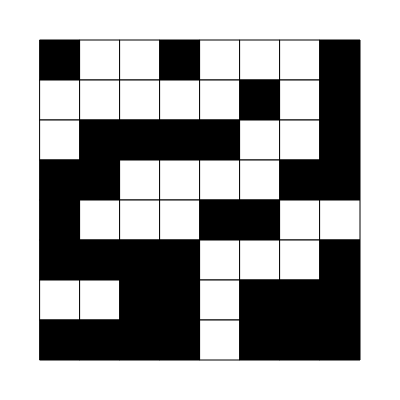
Frame 1 (no input)
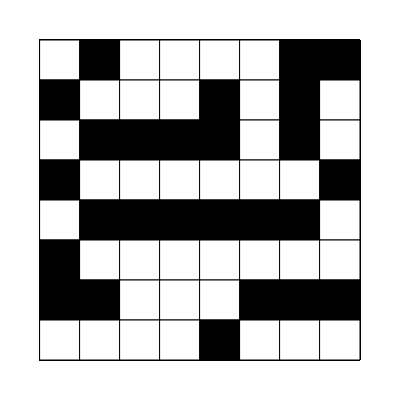
Frame 60 (no input)
Frame 120 (the mouse pressed at the canvas centre since frame 60): identical to frame 60, image omitted

The p5.js sketch that drew these frames (run headless with seeded random() and noise() and a simulated clock; from frame 60 on, the mouse is pressed at the canvas centre):

// p5.js sketch
// ── sketch.js
let w = 40;
let width = 400; 
let height = 400;
let cols = width / w;
let rows = height / w;
let grid = [];

function setup() {
  // put setup code here
  createCanvas(width, height);
  // background(50);
  // frameRate(5)
  for(var i = 0; i < cols; i++){
    grid[i] = []
    for(var j = 0; j < rows; j++){
      let r = round(random(0, 1));
      let alive;
      r == 1 ? alive = true : alive = false
      grid[i][j] = new Cell(i, j, alive);
    }
  }

}

function draw() {
  // put drawing code here

  // let b = new Cell(5, 1);
  // b.show(); 

  for(var i = 1; i < grid.length -1 ; i++){
    for(var j = 1; j < grid[i].length -1 ;j++){
      grid[i][j].show();
      // grid[i][j].checkNeighbours();
      // console.log(grid[i][j].neighbours)
      grid[i][j].live();
    }
  }
  
}

class Cell{

  constructor(i, j, alive){
    this.i = i;
    this.j = j;
    this.alive = alive;
    this.neighbours = [];
  }

  checkNeighbours(){
    // check all eight neigbours if alive push to neigbours array
    // if(this.i == 0 || this.i == cols - 1 || this.j == 0 || this.j == rows - 1){
    //   // this.alive = true
    // }
    // else{

    if(this.i != 0 && this.i != cols - 1 && this.j != 0 && this.j != rows - 1){

      if(grid[this.i][this.j - 1] != undefined && grid[this.i][this.j - 1]?.alive == true){
        this.neighbours.push(grid[this.i][this.j - 1])
        // console.log('neighbour UP')
      }
      if(grid[this.i + 1][this.j - 1] != undefined && grid[this.i + 1][this.j - 1]?.alive == true){
        this.neighbours.push(grid[this.i + 1][this.j - 1])
      }
      if(grid[this.i + 1][this.j] != undefined && grid[this.i + 1][this.j]?.alive == true){
        this.neighbours.push(grid[this.i + 1][this.j])
      }
      if(grid[this.i + 1][this.j + 1] != undefined && grid[this.i + 1][this.j + 1]?.alive == true){
        this.neighbours.push(grid[this.i + 1][this.j + 1])
      }
      if(grid[this.i][this.j + 1] != undefined && grid[this.i][this.j + 1]?.alive == true){
        this.neighbours.push(grid[this.i][this.j + 1])
      }
      if(grid[this.i - 1][this.j + 1] != undefined && grid[this.i - 1][this.j + 1]?.alive == true){
        this.neighbours.push(grid[this.i - 1][this.j + 1])
      }
      if(grid[this.i - 1][this.j] != undefined && grid[this.i - 1][this.j]?.alive == true){
        this.neighbours.push(grid[this.i - 1][this.j])
      }
      if(grid[this.i - 1][this.j - 1] != undefined && grid[this.i - 1][this.j - 1]?.alive == true){
        this.neighbours.push(grid[this.i - 1][this.j - 1])
      }

  }
    
  }

  live(){
    this.checkNeighbours()
    if(this.alive){
      if(this.neighbours.length < 2){
        this.alive = false;
      }
      if(this.neighbours.length == 2 || this.neighbours.length == 3){
        this.alive = true;
      }
      if(this.neighbours.length > 3){
        this.alive = false;
      }
    }
    if(!this.alive){
      if(this.neighbours.length == 3){
        this.alive = true;
      }
    }
    this.neighbours = []
  }

  show(){
    
    // stroke(255);
    // fill(0, 0, 0, 0);
    if(this.alive)
      fill(0,0,0);
    else
      fill(255, 255, 255);

    rect(this.i * w, this.j * w, w, w);

  }


}
